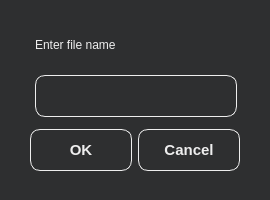
<?xml version="1.0" encoding="UTF-8"?>
<ui version="4.0">
 <class>NameFile</class>
 <widget class="QDialog" name="NameFile">
  <property name="windowModality">
   <enum>Qt::NonModal</enum>
  </property>
  <property name="geometry">
   <rect>
    <x>0</x>
    <y>0</y>
    <width>270</width>
    <height>200</height>
   </rect>
  </property>
  <property name="windowTitle">
   <string notr="true"/>
  </property>
  <property name="styleSheet">
   <string notr="true">QWidget {
	background-color: rgb(46, 47, 48);
	color: #eee;
	border: none;
}

QLabel {
	min-width:200px;
	max-width:200px;
	min-height:40px;
	max-height:40px;
	border-radius: 10px;
	qproperty-alignment: AlignCenter;	
	font: 300 italic 20pt &quot;Calibri&quot;;
}

QLineEdit {
	border: 1px solid #eee;
	min-width:200px;
	max-width:200px;
	min-height:40px;
	max-height:40px;
	border-radius: 10px;
	qproperty-alignment: AlignCenter;	
	font: 15px;
	font-weight:bold;
}

QPushButton {
	border: 1px solid #eee;
	min-width:100px;
	max-width:100px;
	min-height:35px;
	max-height:40px;
	border-radius: 10px;
	qproperty-alignment: AlignCenter;	
	font: 15px;
	font-weight:bold;
}

QPushButton:pressed {
	background-color: rgb(46, 47, 48);
	color: #eee;
}

QPushButton:hover {
	background-color: rgb(238, 238, 238);
	color: rgb(46, 47, 48);
}</string>
  </property>
  <widget class="QDialogButtonBox" name="buttonBox">
   <property name="geometry">
    <rect>
     <x>10</x>
     <y>125</y>
     <width>250</width>
     <height>50</height>
    </rect>
   </property>
   <property name="styleSheet">
    <string notr="true"/>
   </property>
   <property name="orientation">
    <enum>Qt::Horizontal</enum>
   </property>
   <property name="standardButtons">
    <set>QDialogButtonBox::Cancel|QDialogButtonBox::Ok</set>
   </property>
   <property name="centerButtons">
    <bool>true</bool>
   </property>
  </widget>
  <widget class="QLineEdit" name="lineEdit">
   <property name="geometry">
    <rect>
     <x>35</x>
     <y>75</y>
     <width>202</width>
     <height>42</height>
    </rect>
   </property>
   <property name="text">
    <string/>
   </property>
  </widget>
  <widget class="QLabel" name="label">
   <property name="geometry">
    <rect>
     <x>35</x>
     <y>25</y>
     <width>200</width>
     <height>40</height>
    </rect>
   </property>
   <property name="text">
    <string>Enter file name</string>
   </property>
  </widget>
 </widget>
 <resources/>
 <connections>
  <connection>
   <sender>buttonBox</sender>
   <signal>accepted()</signal>
   <receiver>NameFile</receiver>
   <slot>accept()</slot>
   <hints>
    <hint type="sourcelabel">
     <x>248</x>
     <y>254</y>
    </hint>
    <hint type="destinationlabel">
     <x>157</x>
     <y>274</y>
    </hint>
   </hints>
  </connection>
  <connection>
   <sender>buttonBox</sender>
   <signal>rejected()</signal>
   <receiver>NameFile</receiver>
   <slot>reject()</slot>
   <hints>
    <hint type="sourcelabel">
     <x>316</x>
     <y>260</y>
    </hint>
    <hint type="destinationlabel">
     <x>286</x>
     <y>274</y>
    </hint>
   </hints>
  </connection>
 </connections>
</ui>
